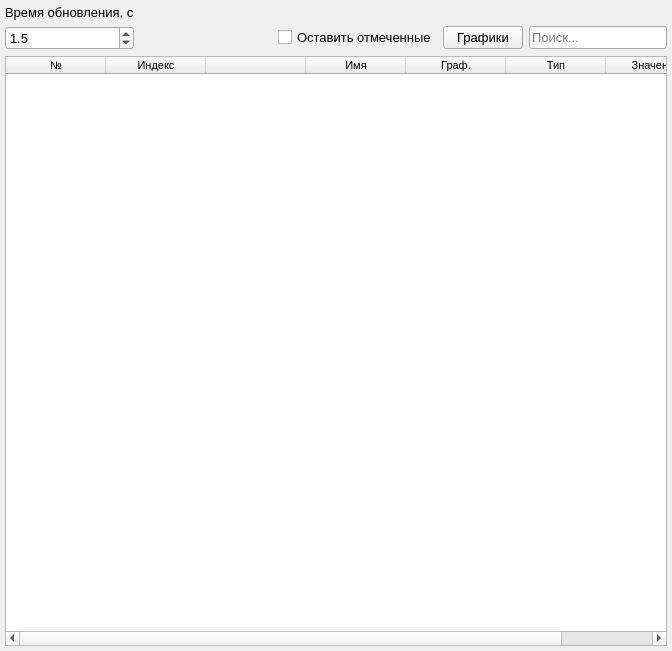
<?xml version="1.0" encoding="UTF-8"?>
<ui version="4.0">
 <class>tstlan_dialog</class>
 <widget class="QDialog" name="tstlan_dialog">
  <property name="geometry">
   <rect>
    <x>0</x>
    <y>0</y>
    <width>672</width>
    <height>651</height>
   </rect>
  </property>
  <property name="font">
   <font>
    <pointsize>10</pointsize>
   </font>
  </property>
  <property name="focusPolicy">
   <enum>Qt::TabFocus</enum>
  </property>
  <property name="windowTitle">
   <string>Tstlan</string>
  </property>
  <property name="windowIcon">
   <iconset resource="../../resources/icons.qrc">
    <normaloff>:/icons/icons/tstlan.png</normaloff>:/icons/icons/tstlan.png</iconset>
  </property>
  <layout class="QVBoxLayout" name="verticalLayout">
   <property name="leftMargin">
    <number>5</number>
   </property>
   <property name="topMargin">
    <number>5</number>
   </property>
   <property name="rightMargin">
    <number>5</number>
   </property>
   <property name="bottomMargin">
    <number>5</number>
   </property>
   <item>
    <layout class="QGridLayout" name="gridLayout">
     <item row="1" column="1">
      <spacer name="horizontalSpacer">
       <property name="orientation">
        <enum>Qt::Horizontal</enum>
       </property>
       <property name="sizeHint" stdset="0">
        <size>
         <width>40</width>
         <height>20</height>
        </size>
       </property>
      </spacer>
     </item>
     <item row="1" column="2">
      <widget class="QCheckBox" name="show_marked_checkbox">
       <property name="text">
        <string>Оставить отмеченные</string>
       </property>
      </widget>
     </item>
     <item row="1" column="4">
      <widget class="QLineEdit" name="name_filter_edit">
       <property name="placeholderText">
        <string>Поиск...</string>
       </property>
      </widget>
     </item>
     <item row="1" column="0">
      <widget class="QDoubleSpinBox" name="upadte_time_spinbox">
       <property name="decimals">
        <number>1</number>
       </property>
       <property name="minimum">
        <double>0.100000000000000</double>
       </property>
       <property name="singleStep">
        <double>0.500000000000000</double>
       </property>
       <property name="value">
        <double>1.500000000000000</double>
       </property>
      </widget>
     </item>
     <item row="0" column="0">
      <widget class="QLabel" name="label">
       <property name="text">
        <string>Время обновления, с</string>
       </property>
      </widget>
     </item>
     <item row="1" column="3">
      <widget class="QPushButton" name="graphs_button">
       <property name="text">
        <string>Графики</string>
       </property>
       <property name="autoDefault">
        <bool>false</bool>
       </property>
      </widget>
     </item>
    </layout>
   </item>
   <item>
    <widget class="QTableWidget" name="variables_table">
     <property name="font">
      <font>
       <pointsize>8</pointsize>
      </font>
     </property>
     <property name="sortingEnabled">
      <bool>true</bool>
     </property>
     <attribute name="horizontalHeaderShowSortIndicator" stdset="0">
      <bool>true</bool>
     </attribute>
     <attribute name="horizontalHeaderStretchLastSection">
      <bool>true</bool>
     </attribute>
     <attribute name="verticalHeaderVisible">
      <bool>false</bool>
     </attribute>
     <attribute name="verticalHeaderDefaultSectionSize">
      <number>22</number>
     </attribute>
     <attribute name="verticalHeaderMinimumSectionSize">
      <number>22</number>
     </attribute>
     <column>
      <property name="text">
       <string>№</string>
      </property>
     </column>
     <column>
      <property name="text">
       <string>Индекс</string>
      </property>
     </column>
     <column>
      <property name="text">
       <string/>
      </property>
     </column>
     <column>
      <property name="text">
       <string>Имя</string>
      </property>
     </column>
     <column>
      <property name="text">
       <string>Граф.</string>
      </property>
     </column>
     <column>
      <property name="text">
       <string>Тип</string>
      </property>
     </column>
     <column>
      <property name="text">
       <string>Значение</string>
      </property>
     </column>
    </widget>
   </item>
  </layout>
 </widget>
 <tabstops>
  <tabstop>variables_table</tabstop>
  <tabstop>upadte_time_spinbox</tabstop>
  <tabstop>show_marked_checkbox</tabstop>
  <tabstop>graphs_button</tabstop>
  <tabstop>name_filter_edit</tabstop>
 </tabstops>
 <resources>
  <include location="../../resources/icons.qrc"/>
 </resources>
 <connections/>
</ui>
